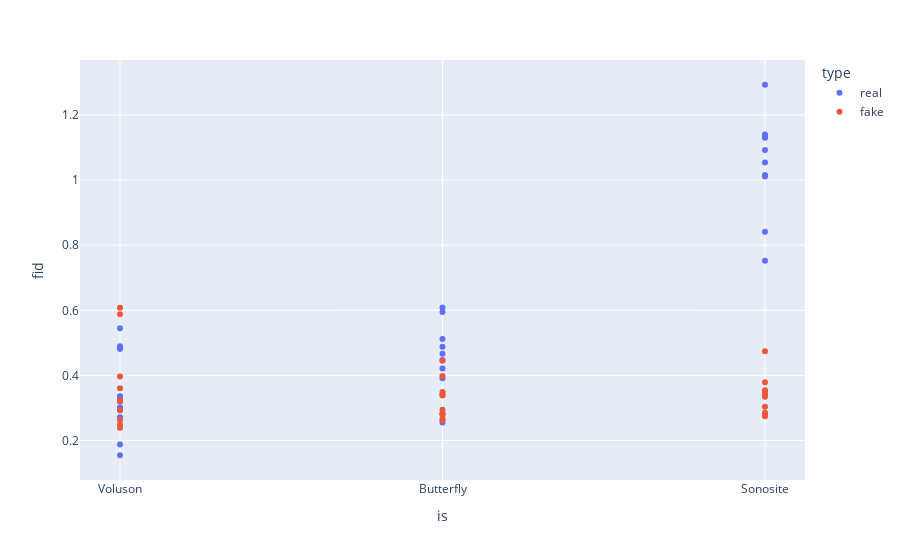

The notebook cell this image was saved under:
### Markdown cell above
# Fréchet Inception Distance (FID)

The **Fréchet Inception Distance (FID)** is a metric used to evaluate the quality of images generated by generative models such as GANs. It compares the **distribution of generated images** to the **distribution of real images** using features extracted from the **Inception v3** neural network.

## Key Concepts

- FID computes the **Fréchet distance** (also known as the Wasserstein-2 distance) between two multivariate Gaussians:
  - One fitted to the **real image features**
  - One fitted to the **generated image features**

- The formula for FID:
  
  $$
  \text{FID} = \|\mu_r - \mu_g\|^2 + \text{Tr}(\Sigma_r + \Sigma_g - 2(\Sigma_r \Sigma_g)^{1/2})
  $$

  where:
  - $(\mu_r, \Sigma_r)$: mean and covariance of real images
  - $(\mu_g, \Sigma_g)$: mean and covariance of generated images

## Interpretation

- **Lower FID scores** indicate that the generated images are more similar to the real images.
- FID is preferred over earlier metrics (like Inception Score) because it **captures both the quality and diversity** of generated images.

## Applications

- Commonly used in research to benchmark generative models like **GANs**.
- Used in various image synthesis tasks, such as super-resolution, style transfer, and image generation.

### Code cell
model = cut.CutG.load_from_checkpoint("/mnt/raid/C1_ML_Analysis/train_output/Cut/allvslast/allvssonosite/v0.8/epoch=19-val_loss=6.33.ckpt").eval().cuda()

DATAMODULE = getattr(usd, model.hparams.data_module)
data = DATAMODULE(**model.hparams)

data.setup()
dl = data.test_dataloader()

values_real, values_real_type, values_fake, values_fake_type = compute_fid_all_types(dl, model, types=["Voluson", "Butterfly", "Sonosite"])

df = pd.DataFrame(values_real, columns=["fid"])
df["is"] = values_real_type
df["type"] = "real"

df_fake = pd.DataFrame(values_fake, columns=["fid"])
df_fake["is"] = values_fake_type
df_fake["type"] = "fake"

df = pd.concat([df, df_fake])

fig = px.scatter(df, x="is", y="fid", color="type")
fig.show()

### Figure 1 — Plotly figure (JSON) as saved in the notebook; plotly's stock layout.template omitted (floating-point values rounded to 4 significant figures)
{"data": [{"hovertemplate": "type=real<br>is=%{x}<br>fid=%{y}<extra></extra>", "legendgroup": "real", "marker": {"color": "#636efa", "symbol": "circle"}, "mode": "markers", "name": "real", "orientation": "v", "showlegend": true, "type": "scatter", "x": ["Voluson", "Butterfly", "Sonosite", "Voluson", "Butterfly", "Sonosite", "Voluson", "Butterfly", "Sonosite", "Voluson", "Butterfly", "Sonosite", "Voluson", "Butterfly", "Sonosite", "Voluson", "Butterfly", "Sonosite", "Voluson", "Butterfly", "Sonosite", "Voluson", "Butterfly", "Sonosite", "Voluson", "Butterfly", "Sonosite", "Voluson", "Butterfly", "Sonosite"], "xaxis": "x", "y": [0.2717, 0.4882, 1.016, 0.4896, 0.5949, 1.14, 0.545, 0.6085, 0.8413, 0.3017, 0.5119, 1.293, 0.4812, 0.2834, 0.752, 0.3363, 0.4211, 1.092, 0.3, 0.4663, 1.13, 0.3329, 0.255, 1.135, 0.1547, 0.3914, 1.011, 0.1874, 0.4472, 1.054], "yaxis": "y"}, {"hovertemplate": "type=fake<br>is=%{x}<br>fid=%{y}<extra></extra>", "legendgroup": "fake", "marker": {"color": "#EF553B", "symbol": "circle"}, "mode": "markers", "name": "fake", "orientation": "v", "showlegend": true, "type": "scatter", "x": ["Voluson", "Butterfly", "Sonosite", "Voluson", "Butterfly", "Sonosite", "Voluson", "Butterfly", "Sonosite", "Voluson", "Butterfly", "Sonosite", "Voluson", "Butterfly", "Sonosite", "Voluson", "Butterfly", "Sonosite", "Voluson", "Butterfly", "Sonosite", "Voluson", "Butterfly", "Sonosite", "Voluson", "Butterfly", "Sonosite", "Voluson", "Butterfly", "Sonosite"], "xaxis": "x", "y": [0.3603, 0.2943, 0.3789, 0.3234, 0.2671, 0.3038, 0.2395, 0.2805, 0.3341, 0.3967, 0.2793, 0.2851, 0.2918, 0.4449, 0.4738, 0.3191, 0.3411, 0.3527, 0.2633, 0.3382, 0.2747, 0.2486, 0.3492, 0.3544, 0.608, 0.3981, 0.2821, 0.5875, 0.2621, 0.3424], "yaxis": "y"}], "layout": {"legend": {"title": {"text": "type"}, "tracegroupgap": 0}, "margin": {"t": 60}, "xaxis": {"anchor": "y", "domain": [0, 1], "title": {"text": "is"}}, "yaxis": {"anchor": "x", "domain": [0, 1], "title": {"text": "fid"}}}}
